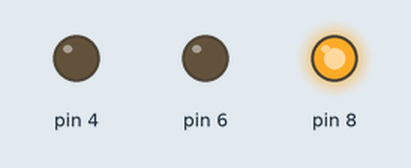
Recording of a sketch running on a simulated Arduino Uno, built with avr-gcc and run on an emulated ATmega328P. On the bench: output pins drawn as LEDs (lit = HIGH).

Above: at 0.1 s.
Timing chart, 0 to 1.6 s (numbered marks = the images above):
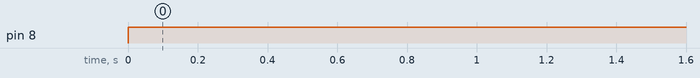

The sketch:

Arduino_1_LED_on_only.ino
```cpp
void setup()
{
  pinMode(4, OUTPUT);
  pinMode(6, OUTPUT);
  pinMode(8, OUTPUT);
}

void loop()
{
  digitalWrite(8, HIGH);
}
```

Measured:
- by itself, pin 8: LOW → HIGH at 0.00 s
